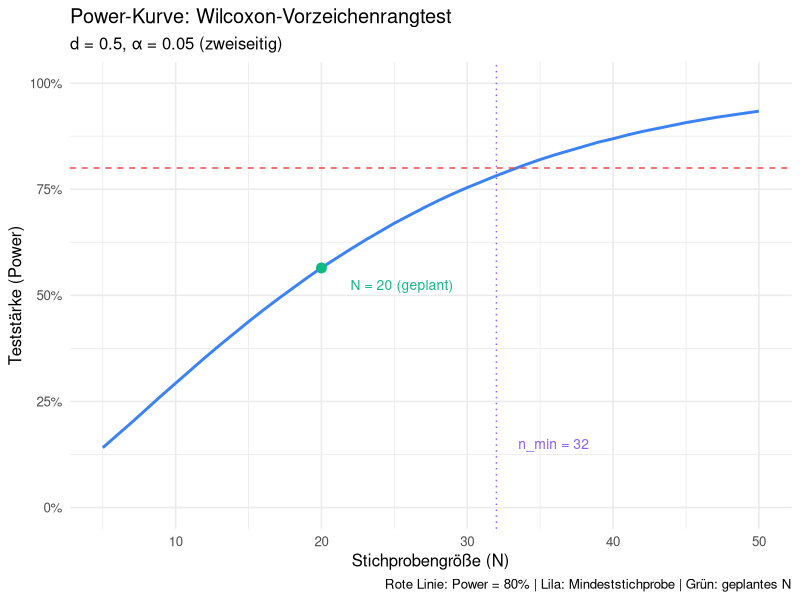

This figure's R source:
# =============================================================================
# Power-Analyse — KAIA Pilotstudie
# Masterthesis M.Sc. Data Science & Analytics, SRH Fernhochschule Riedlingen
# Autorin: Dagmar Rostek
#
# Fragestellung: Wie viele Teilnehmende brauche ich, damit ich einen
# mittleren Effekt (d = 0.5) mit 80% Wahrscheinlichkeit entdecke?
#
# Test: Wilcoxon-Vorzeichenrangtest (einstichprobenartig / Prä-Post-Vergleich)
# Begründung für nicht-parametrisch: N < 30, keine gesicherte Normalverteilung
# =============================================================================

# Pakete installieren (einmalig, auskommentiert lassen wenn schon installiert)
# install.packages("pwr")
# install.packages("ggplot2")  # für Plot

library(pwr)

# =============================================================================
# 1. Parameter festlegen
# =============================================================================

alpha  <- 0.05   # Signifikanzniveau (standard in Sozialwissenschaften)
power  <- 0.80   # Gewünschte Teststärke (80% — standard, 90% wäre konservativer)
d      <- 0.5    # Effektgröße Cohen's d: klein=0.2, mittel=0.5, groß=0.8
                 # Begründung: kein Vorergebnis, mittlere Effektgröße als
                 # konservative Schätzung bei edukativen Interventionen
                 # (vgl. Hattie, 2009: d ≈ 0.4–0.6 für Feedback-Interventionen)

# =============================================================================
# 2. Berechnung: t-Test-Äquivalent (Ausgangsbasis)
# =============================================================================
# Der Wilcoxon-Vorzeichenrangtest hat eine Asymptotische Relative Effizienz
# (ARE) von π/3 ≈ 1.047 gegenüber dem t-Test bei Normalverteilung.
# Das bedeutet: der Wilcoxon-Test braucht geringfügig mehr Personen.
# Formel: n_wilcoxon = n_t * (1 / ARE) = n_t * (3/π)

result_t <- pwr.t.test(
  d           = d,
  sig.level   = alpha,
  power       = power,
  type        = "one.sample",   # einstichprobenartig (= Prä-Post-Differenz)
  alternative = "two.sided"     # ungerichtet, weil Pilotstudie
)

cat("=== t-Test (Referenz) ===\n")
print(result_t)

# =============================================================================
# 3. Korrektur für Wilcoxon (ARE-Adjustment)
# =============================================================================

ARE            <- pi / 3          # ≈ 1.047
n_t            <- result_t$n
n_wilcoxon_raw <- n_t / ARE       # sind fast gleich
n_wilcoxon     <- ceiling(n_wilcoxon_raw)

cat("\n=== Wilcoxon-Korrektur ===\n")
cat(sprintf("n (t-Test):          %.1f → aufgerundet %d\n", n_t, ceiling(n_t)))
cat(sprintf("ARE (π/3):           %.4f\n", ARE))
cat(sprintf("n (Wilcoxon, roh):   %.1f\n", n_wilcoxon_raw))
cat(sprintf("n (Wilcoxon, final): %d\n", n_wilcoxon))

# =============================================================================
# 4. Dropout-Puffer einrechnen
# =============================================================================
# Pilotstudien haben erfahrungsgemäß 15–30% Dropout.
# Sicherheitspuffer: 25%

dropout_rate  <- 0.30   # konservativ: 30% bei unvergüteten Pilotstudien
n_mit_puffer  <- ceiling(n_wilcoxon / (1 - dropout_rate))

cat("\n=== Rekrutierungsziel (mit Dropout-Puffer 30%) ===\n")
cat(sprintf("Dropout-Rate:        %.0f%% (konservativ für unvergütete Studien)\n", dropout_rate * 100))
cat(sprintf("Benötigt für Analyse:%d\n", n_wilcoxon))
cat(sprintf("Zu rekrutieren:      %d\n", n_mit_puffer))
cat(sprintf("Geplante Stichprobe: 32 (Ziel; Minimum für 80%% Power)\n"))

# =============================================================================
# 5. Sensitivitätsanalyse — was kann ich mit N=20 entdecken?
# =============================================================================

result_sens <- pwr.t.test(
  n           = 20,
  sig.level   = alpha,
  power       = power,
  type        = "one.sample",
  alternative = "two.sided"
)

cat("\n=== Sensitivitätsanalyse: Minimale detektierbare Effektgröße bei N=20 ===\n")
cat(sprintf("Mit N=20, α=%.2f, Power=%.2f\n", alpha, power))
cat(sprintf("Minimales d:         %.3f\n", result_sens$d))
cat("Interpretation: KAIA-Studie kann mittlere bis große Effekte zuverlässig entdecken.\n")
cat("Für kleine Effekte (d<0.3) ist N=20 nicht ausreichend — bekannte Limitation.\n")

# =============================================================================
# 6. Power-Kurve über verschiedene N
# =============================================================================

n_seq      <- seq(5, 50, by = 1)
power_seq  <- sapply(n_seq, function(n) {
  pwr.t.test(n = n, d = d, sig.level = alpha,
             type = "one.sample", alternative = "two.sided")$power
})

cat("\n=== Power bei verschiedenen Stichprobengrößen (d=0.5, α=0.05) ===\n")
df_power <- data.frame(n = n_seq, power = round(power_seq, 3))
print(df_power[df_power$n %in% c(10, 15, 17, 20, 25, 30, 40, 50), ])

# =============================================================================
# 7. Plot (optional — ausführen wenn ggplot2 installiert)
# =============================================================================

if (requireNamespace("ggplot2", quietly = TRUE)) {
  library(ggplot2)

  p <- ggplot(df_power, aes(x = n, y = power)) +
    geom_line(color = "#3b82f6", linewidth = 1) +
    geom_hline(yintercept = 0.80, linetype = "dashed", color = "#ef4444") +
    geom_vline(xintercept = n_wilcoxon, linetype = "dotted", color = "#8b5cf6") +
    geom_point(data = data.frame(n = 20, power = power_seq[n_seq == 20]),
               color = "#10b981", size = 3) +
    annotate("text", x = n_wilcoxon + 1.5, y = 0.15,
             label = sprintf("n_min = %d", n_wilcoxon),
             hjust = 0, size = 3.5, color = "#8b5cf6") +
    annotate("text", x = 22, y = power_seq[n_seq == 20] - 0.04,
             label = "N = 20 (geplant)", hjust = 0, size = 3.5, color = "#10b981") +
    scale_y_continuous(limits = c(0, 1), labels = scales::percent_format()) +
    labs(
      title    = "Power-Kurve: Wilcoxon-Vorzeichenrangtest",
      subtitle = sprintf("d = %.1f, α = %.2f (zweiseitig)", d, alpha),
      x        = "Stichprobengröße (N)",
      y        = "Teststärke (Power)",
      caption  = "Rote Linie: Power = 80% | Lila: Mindeststichprobe | Grün: geplantes N"
    ) +
    theme_minimal(base_size = 12)

  ggsave("docs/power_kurve.png", plot = p, width = 7, height = 4.5, dpi = 150)
  cat("\nPlot gespeichert: docs/power_kurve.png\n")
} else {
  cat("\nHinweis: ggplot2 nicht installiert — kein Plot erstellt.\n")
  cat("install.packages('ggplot2') und Skript erneut ausführen.\n")
}

# =============================================================================
# 8. Zusammenfassung für Thesis / Studienprotokoll
# =============================================================================

cat("\n")
cat("=============================================================\n")
cat("ZUSAMMENFASSUNG FÜR STUDIENPROTOKOLL\n")
cat("=============================================================\n")
cat(sprintf("Test:                Wilcoxon-Vorzeichenrangtest (einstichprobenartig)\n"))
cat(sprintf("Signifikanzniveau:   α = %.2f (zweiseitig)\n", alpha))
cat(sprintf("Teststärke:          1-β = %.2f\n", power))
cat(sprintf("Erwartete Effektgr.: d = %.1f (mittel; Cohen, 1988)\n", d))
cat(sprintf("Minimales N:         %d Teilnehmende (für 80%% Power)\n", n_wilcoxon))
cat(sprintf("Zu rekrutieren:      %d Teilnehmende (30%% Dropout-Puffer)\n", n_mit_puffer))
cat(sprintf("Ziel-N:              32 Teilnehmende\n"))
cat(sprintf("Power bei N=32:      %.1f%%\n", power_seq[n_seq == 32] * 100))
cat(sprintf("Fallback bei N=20:   %.1f%% Power (wenn Rekrutierung schwierig)\n", power_seq[n_seq == 20] * 100))
cat("Limitierung:         Kleine Stichprobe; explorativer Charakter;\n")
cat("                     keine konfirmatorischen Schlüsse beabsichtigt.\n")
cat("=============================================================\n")
